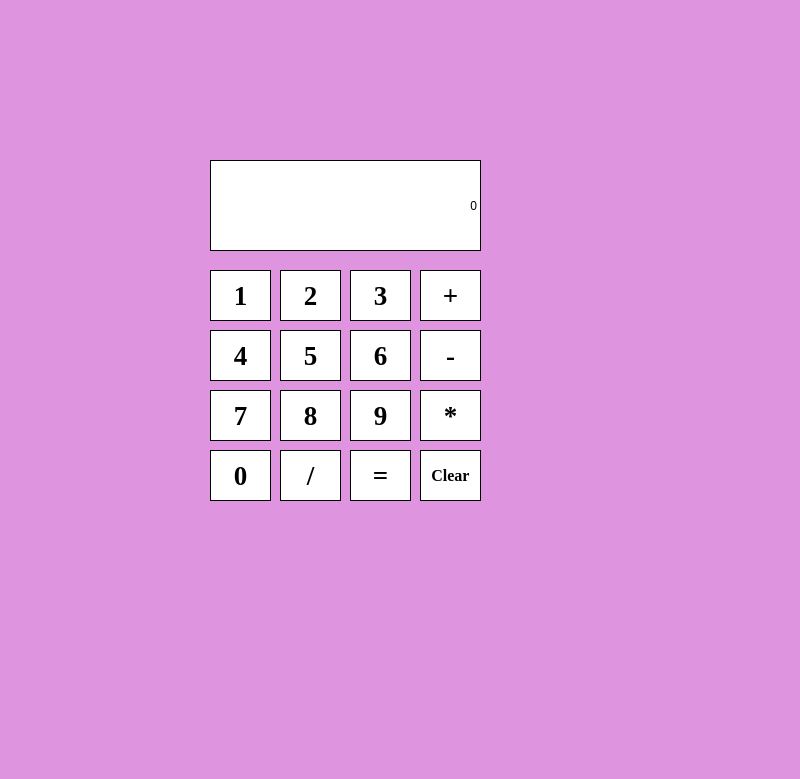
<?xml version="1.0" encoding="UTF-8"?>
<ui version="4.0">
 <class>MainWindow</class>
 <widget class="QMainWindow" name="MainWindow">
  <property name="geometry">
   <rect>
    <x>0</x>
    <y>0</y>
    <width>800</width>
    <height>779</height>
   </rect>
  </property>
  <property name="windowTitle">
   <string>MainWindow</string>
  </property>
  <property name="styleSheet">
   <string notr="true">background-color: rgb(222, 148, 222);</string>
  </property>
  <widget class="QWidget" name="centralwidget">
   <widget class="QPushButton" name="PB_Division">
    <property name="geometry">
     <rect>
      <x>280</x>
      <y>450</y>
      <width>61</width>
      <height>51</height>
     </rect>
    </property>
    <property name="font">
     <font>
      <family>Times New Roman</family>
      <pointsize>20</pointsize>
      <bold>true</bold>
     </font>
    </property>
    <property name="styleSheet">
     <string notr="true">background-color: rgb(255, 255, 255);
background-color: rgb(255, 255, 255);
border: 1px solid black;</string>
    </property>
    <property name="text">
     <string>/</string>
    </property>
   </widget>
   <widget class="QPushButton" name="PB_number1">
    <property name="geometry">
     <rect>
      <x>210</x>
      <y>270</y>
      <width>61</width>
      <height>51</height>
     </rect>
    </property>
    <property name="font">
     <font>
      <family>Times New Roman</family>
      <pointsize>20</pointsize>
      <bold>true</bold>
     </font>
    </property>
    <property name="styleSheet">
     <string notr="true">background-color: rgb(255, 255, 255);
background-color: rgb(255, 255, 255);
border: 1px solid black;</string>
    </property>
    <property name="text">
     <string>1</string>
    </property>
   </widget>
   <widget class="QPushButton" name="PB_equal">
    <property name="geometry">
     <rect>
      <x>350</x>
      <y>450</y>
      <width>61</width>
      <height>51</height>
     </rect>
    </property>
    <property name="font">
     <font>
      <family>Times New Roman</family>
      <pointsize>20</pointsize>
      <bold>true</bold>
     </font>
    </property>
    <property name="styleSheet">
     <string notr="true">background-color: rgb(255, 255, 255);
background-color: rgb(255, 255, 255);
border: 1px solid black;</string>
    </property>
    <property name="text">
     <string>=</string>
    </property>
   </widget>
   <widget class="QPushButton" name="PB_Subtraction">
    <property name="geometry">
     <rect>
      <x>420</x>
      <y>330</y>
      <width>61</width>
      <height>51</height>
     </rect>
    </property>
    <property name="font">
     <font>
      <family>Times New Roman</family>
      <pointsize>20</pointsize>
      <bold>true</bold>
     </font>
    </property>
    <property name="styleSheet">
     <string notr="true">background-color: rgb(255, 255, 255);
background-color: rgb(255, 255, 255);
border: 1px solid black;</string>
    </property>
    <property name="text">
     <string>-</string>
    </property>
   </widget>
   <widget class="QPushButton" name="PB_clear">
    <property name="geometry">
     <rect>
      <x>420</x>
      <y>450</y>
      <width>61</width>
      <height>51</height>
     </rect>
    </property>
    <property name="font">
     <font>
      <family>Times New Roman</family>
      <pointsize>12</pointsize>
      <bold>true</bold>
     </font>
    </property>
    <property name="styleSheet">
     <string notr="true">background-color: rgb(255, 255, 255);
background-color: rgb(255, 255, 255);
border: 1px solid black;</string>
    </property>
    <property name="text">
     <string>Clear</string>
    </property>
   </widget>
   <widget class="QPushButton" name="PB_number8">
    <property name="geometry">
     <rect>
      <x>280</x>
      <y>390</y>
      <width>61</width>
      <height>51</height>
     </rect>
    </property>
    <property name="font">
     <font>
      <family>Times New Roman</family>
      <pointsize>20</pointsize>
      <bold>true</bold>
     </font>
    </property>
    <property name="styleSheet">
     <string notr="true">background-color: rgb(255, 255, 255);
background-color: rgb(255, 255, 255);
border: 1px solid black;</string>
    </property>
    <property name="text">
     <string>8</string>
    </property>
   </widget>
   <widget class="QPushButton" name="PB_number3">
    <property name="geometry">
     <rect>
      <x>350</x>
      <y>270</y>
      <width>61</width>
      <height>51</height>
     </rect>
    </property>
    <property name="font">
     <font>
      <family>Times New Roman</family>
      <pointsize>20</pointsize>
      <bold>true</bold>
     </font>
    </property>
    <property name="styleSheet">
     <string notr="true">background-color: rgb(255, 255, 255);
background-color: rgb(255, 255, 255);
border: 1px solid black;</string>
    </property>
    <property name="text">
     <string>3</string>
    </property>
   </widget>
   <widget class="QPushButton" name="PB_number2">
    <property name="geometry">
     <rect>
      <x>280</x>
      <y>270</y>
      <width>61</width>
      <height>51</height>
     </rect>
    </property>
    <property name="font">
     <font>
      <family>Times New Roman</family>
      <pointsize>20</pointsize>
      <bold>true</bold>
     </font>
    </property>
    <property name="styleSheet">
     <string notr="true">background-color: rgb(255, 255, 255);
background-color: rgb(255, 255, 255);
border: 1px solid black;</string>
    </property>
    <property name="text">
     <string>2</string>
    </property>
   </widget>
   <widget class="QPushButton" name="PB_number5">
    <property name="geometry">
     <rect>
      <x>280</x>
      <y>330</y>
      <width>61</width>
      <height>51</height>
     </rect>
    </property>
    <property name="font">
     <font>
      <family>Times New Roman</family>
      <pointsize>20</pointsize>
      <bold>true</bold>
     </font>
    </property>
    <property name="styleSheet">
     <string notr="true">background-color: rgb(255, 255, 255);
background-color: rgb(255, 255, 255);
border: 1px solid black;</string>
    </property>
    <property name="text">
     <string>5</string>
    </property>
   </widget>
   <widget class="QPushButton" name="PB_Addition">
    <property name="geometry">
     <rect>
      <x>420</x>
      <y>270</y>
      <width>61</width>
      <height>51</height>
     </rect>
    </property>
    <property name="font">
     <font>
      <family>Times New Roman</family>
      <pointsize>20</pointsize>
      <bold>true</bold>
     </font>
    </property>
    <property name="styleSheet">
     <string notr="true">background-color: rgb(255, 255, 255);
background-color: rgb(255, 255, 255);
border: 1px solid black;</string>
    </property>
    <property name="text">
     <string>+</string>
    </property>
   </widget>
   <widget class="QPushButton" name="PB_Multiplication">
    <property name="geometry">
     <rect>
      <x>420</x>
      <y>390</y>
      <width>61</width>
      <height>51</height>
     </rect>
    </property>
    <property name="font">
     <font>
      <family>Times New Roman</family>
      <pointsize>20</pointsize>
      <bold>true</bold>
     </font>
    </property>
    <property name="styleSheet">
     <string notr="true">background-color: rgb(255, 255, 255);
background-color: rgb(255, 255, 255);
border: 1px solid black;</string>
    </property>
    <property name="text">
     <string>*</string>
    </property>
   </widget>
   <widget class="QPushButton" name="PB_number7">
    <property name="geometry">
     <rect>
      <x>210</x>
      <y>390</y>
      <width>61</width>
      <height>51</height>
     </rect>
    </property>
    <property name="font">
     <font>
      <family>Times New Roman</family>
      <pointsize>20</pointsize>
      <bold>true</bold>
     </font>
    </property>
    <property name="styleSheet">
     <string notr="true">background-color: rgb(255, 255, 255);
background-color: rgb(255, 255, 255);
border: 1px solid black;</string>
    </property>
    <property name="text">
     <string>7</string>
    </property>
   </widget>
   <widget class="QPushButton" name="PB_number0">
    <property name="geometry">
     <rect>
      <x>210</x>
      <y>450</y>
      <width>61</width>
      <height>51</height>
     </rect>
    </property>
    <property name="font">
     <font>
      <family>Times New Roman</family>
      <pointsize>20</pointsize>
      <bold>true</bold>
     </font>
    </property>
    <property name="styleSheet">
     <string notr="true">background-color: rgb(255, 255, 255);
background-color: rgb(255, 255, 255);
border: 1px solid black;</string>
    </property>
    <property name="text">
     <string>0</string>
    </property>
   </widget>
   <widget class="QPushButton" name="PB_number6">
    <property name="geometry">
     <rect>
      <x>350</x>
      <y>330</y>
      <width>61</width>
      <height>51</height>
     </rect>
    </property>
    <property name="font">
     <font>
      <family>Times New Roman</family>
      <pointsize>20</pointsize>
      <bold>true</bold>
     </font>
    </property>
    <property name="styleSheet">
     <string notr="true">background-color: rgb(255, 255, 255);
background-color: rgb(255, 255, 255);
border: 1px solid black;</string>
    </property>
    <property name="text">
     <string>6</string>
    </property>
   </widget>
   <widget class="QLabel" name="label_display">
    <property name="geometry">
     <rect>
      <x>210</x>
      <y>160</y>
      <width>271</width>
      <height>91</height>
     </rect>
    </property>
    <property name="styleSheet">
     <string notr="true">background-color: rgb(255, 255, 255);
font: 700 22pt &quot;Times New Roman&quot;;
background-color: rgb(255, 255, 255);
border: 1px solid black;</string>
    </property>
    <property name="text">
     <string>0</string>
    </property>
    <property name="alignment">
     <set>Qt::AlignRight|Qt::AlignTrailing|Qt::AlignVCenter</set>
    </property>
   </widget>
   <widget class="QPushButton" name="PB_number9">
    <property name="geometry">
     <rect>
      <x>350</x>
      <y>390</y>
      <width>61</width>
      <height>51</height>
     </rect>
    </property>
    <property name="font">
     <font>
      <family>Times New Roman</family>
      <pointsize>20</pointsize>
      <bold>true</bold>
     </font>
    </property>
    <property name="styleSheet">
     <string notr="true">background-color: rgb(255, 255, 255);
background-color: rgb(255, 255, 255);
border: 1px solid black;</string>
    </property>
    <property name="text">
     <string>9</string>
    </property>
   </widget>
   <widget class="QPushButton" name="PB_number4">
    <property name="geometry">
     <rect>
      <x>210</x>
      <y>330</y>
      <width>61</width>
      <height>51</height>
     </rect>
    </property>
    <property name="font">
     <font>
      <family>Times New Roman</family>
      <pointsize>20</pointsize>
      <bold>true</bold>
     </font>
    </property>
    <property name="styleSheet">
     <string notr="true">background-color: rgb(255, 255, 255);
background-color: rgb(255, 255, 255);
border: 1px solid black;</string>
    </property>
    <property name="text">
     <string>4</string>
    </property>
   </widget>
  </widget>
  <widget class="QMenuBar" name="menubar">
   <property name="geometry">
    <rect>
     <x>0</x>
     <y>0</y>
     <width>800</width>
     <height>26</height>
    </rect>
   </property>
  </widget>
  <widget class="QStatusBar" name="statusbar"/>
 </widget>
 <resources/>
 <connections/>
</ui>
